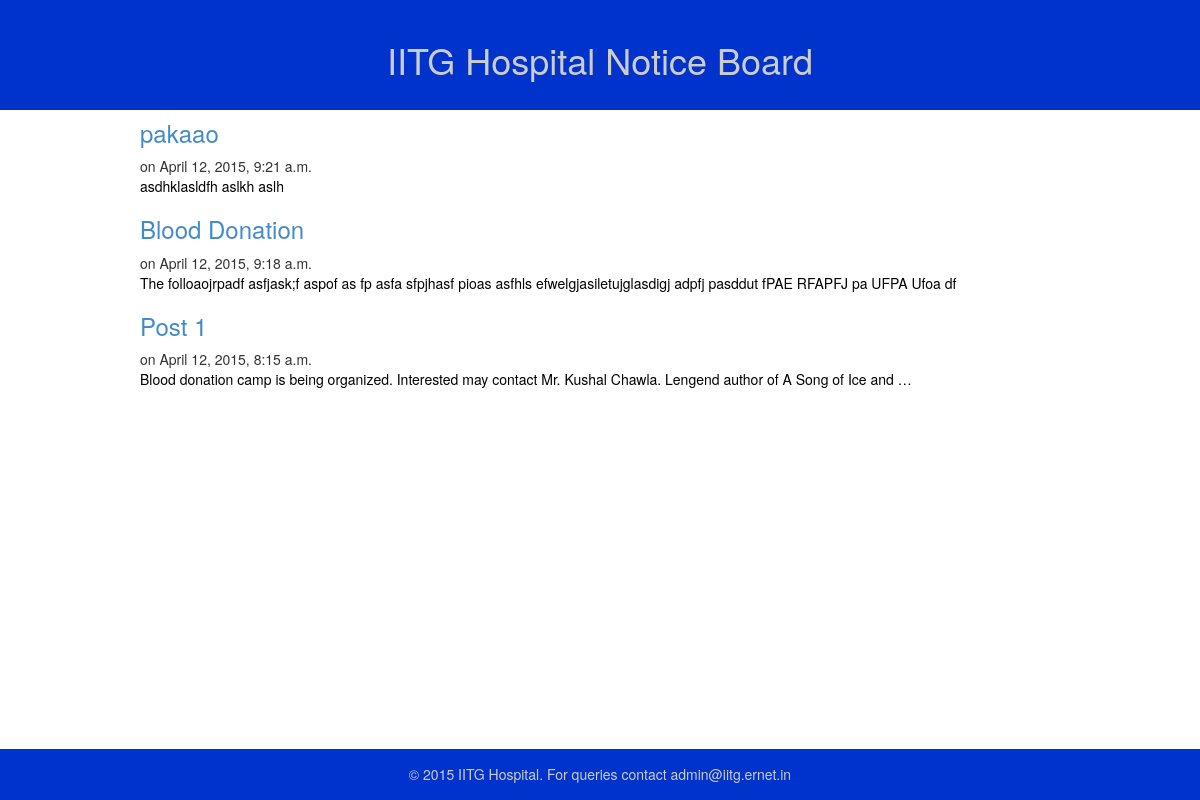
The page /noticeboard/ on the database its author committed.
### database/models.py (models this page shows, shortened)
class Post(models.Model):
    title=models.CharField(max_length=140)
    body = models.TextField()
    date = models.DateTimeField()

### blog/templates/blog.html
{% extends "base.html" %}
{% block content %}
<body>
<ul>
	{% for post in object_list %}
		<h3>   <a href="/noticeboard/{{ post.id }}"> {{ post.title }} </a>   </h3>
		<div class = "post_meta">
			on {{ post.date }}
		</div>
		<div class = "post_body" style="color:#000000">
			{{ post.body|truncatewords:20|safe|linebreaks }}
		</div>
	{% endfor %}
</ul>
</body>
{% endblock %}

### blog/templates/base.html (style rules this page uses)
body { background-color: #FFFFFF; margin:120px 80px 100px 100px; }

### rows shown on the page
Post: title "pakaao", date "April 12, 2015, 9:21 a.m.", body "asdhklasldfh aslkh aslh"
Post: title "Blood Donation", date "April 12, 2015, 9:18 a.m.", body "The folloaojrpadf asfjask;f aspof as fp asfa sfpjhasf pioas asfhls efwelgjasiletujglasdigj adpfj pasddut fPAE RFAPFJ pa UFPA Ufoa df"
Post: title "Post 1", date "April 12, 2015, 8:15 a.m.", body "Blood donation camp is being organized. Interested may contact Mr. Kushal Chawla. Lengend author of A Song of Ice and …"
